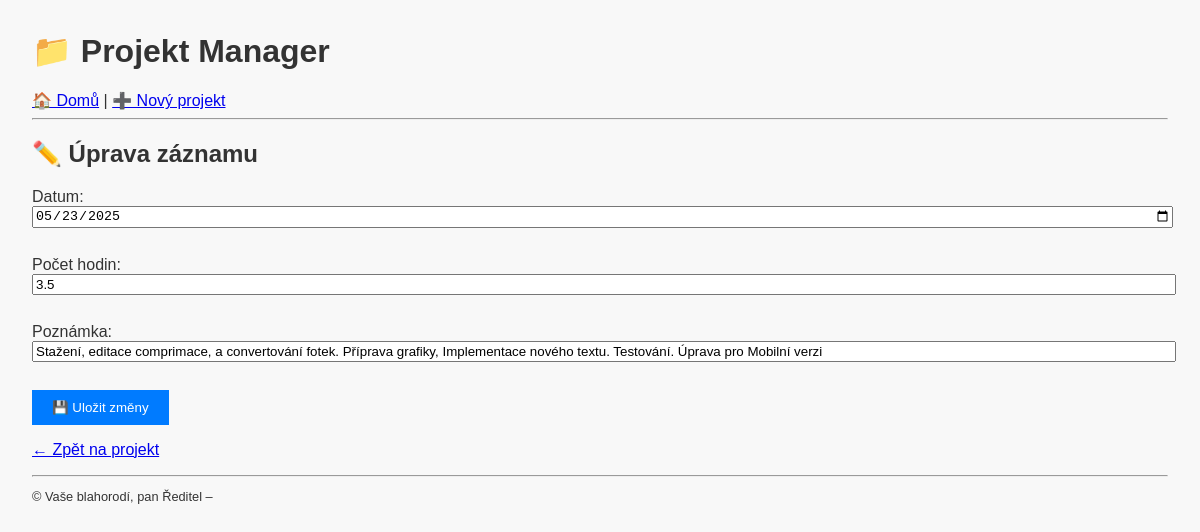
The app's page /worklog/11/edit with its own data.
### tables this page shows
CREATE TABLE worklogs (
            id INTEGER PRIMARY KEY AUTOINCREMENT,
            project_id INTEGER,
            work_date TEXT,
            hours REAL, note TEXT,
            FOREIGN KEY (project_id) REFERENCES projects(id)
        );

### app.py (the view, shortened to what this page needs)
@app.route("/worklog/<int:worklog_id>/edit", methods=["GET", "POST"])
def edit_worklog(worklog_id):
    conn = get_db_connection()
    log = conn.execute("SELECT * FROM worklogs WHERE id = ?", (worklog_id,)).fetchone()
    conn.close()
    return render_template("edit_worklog.html", log=log)

### app.py (called while the page is built)
def get_db_connection():
    conn = sqlite3.connect(DB_NAME)
    conn.row_factory = sqlite3.Row
    return conn

@app.before_request
@auth.login_required
def require_login():
    pass

### templates/edit_worklog.html
{% extends "base.html" %}
{% block content %}
<h2>✏️ Úprava záznamu</h2>
<form method="post">
    <label>Datum:<br>
        <input type="date" name="work_date" value="{{ log.work_date }}" required>
    </label><br><br>
    <label>Počet hodin:<br>
        <input type="number" step="0.1" name="hours" value="{{ log.hours }}" required>
    </label><br><br>
    <label>Poznámka:<br>
        <input type="text" name="note" value="{{ log.note }}">
    </label><br><br>
    <button type="submit">💾 Uložit změny</button>
</form>
<p><a href="{{ url_for('edit_project', project_id=log.project_id) }}">← Zpět na projekt</a></p>
{% endblock %}

### static/style.css (style rules this page uses)
body { font-family: sans-serif; margin: 2rem; background-color: #f8f8f8; color: #333; }
input, textarea { width: 100%; margin-bottom: 10px; }
button { padding: 10px 20px; background-color: #007bff; color: white; border: none; cursor: pointer; }

### records on screen
worklogs: work_date "05/23/2025", hours "3.5", note "Stažení, editace comprimace, a convertování fotek. Příprava grafiky, Implementace nového textu. Testování. Úprava pro Mobilní verzi"
